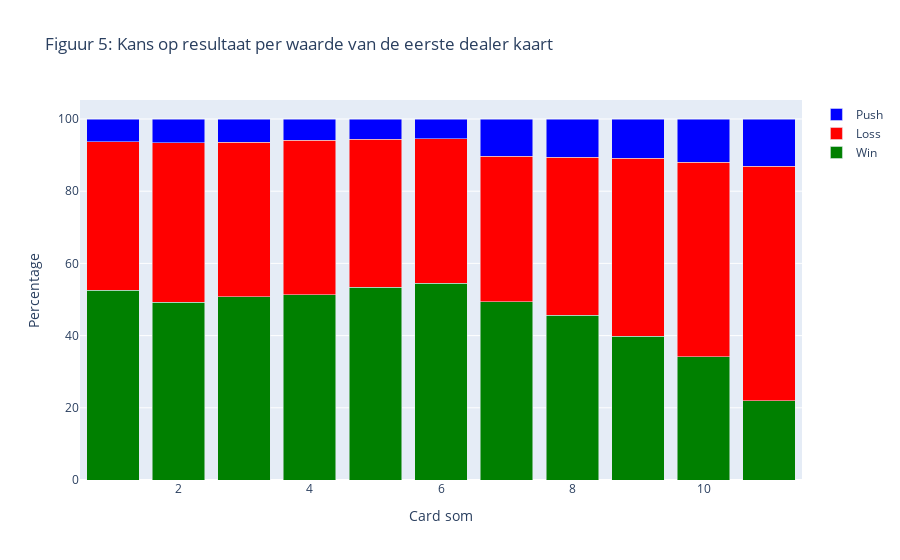

Write notebook code for a chart like this one.
### Markdown cell above
De keuze tussen wel en niet een kaart pakken is erg belangrijk in een potje Blackjack. In figuur 4 zien we wat de kans is dat de speler aan het einde van de hand bust per waarde van de eerste 2 kaarten. We zien terug dat deze waardes tussen 7 en 11 het kleinst zijn en daarvoor en daarna veel hoger, dit komt omdat spelers bij waardes onder de 17 vaak meer pakken omdat de kans dat de dealer meer dan 17 heeft vrij groot is. Vanaf 17 staat dat de kans op bust 0% is, dit is niet waar, maar omdat de spelers niet meer kaarten pakken als ze bij de eerste 2 kaarten 17 hebben komt dit nooit voor en staat er dus 0%. Uit dit figuur kunnen we afleiden dat geluk en strategie allebei een rol spelen. Voor strategie kunnen we zeggen dat het verstandig is om na 16 niet meer te pakken, de kans op busten zou nog groter zijn dan bij 16 en is dus erg slecht voor de speler. Voor geluk kan je zeggen dat als je eerste 2 kaarten slecht zijn, je er zelf niks meer aan kan doen en het dus om geluk gaat.

### Code cell
win_loss_percentage = df.groupby('dealcard1')['winloss'].value_counts(normalize=True).mul(100).rename('percentage').reset_index()

pivot_table = win_loss_percentage.pivot(index='dealcard1', columns='winloss', values='percentage')

fig = go.Figure()
fig.add_trace(go.Bar(x=pivot_table.index, y=pivot_table['Win'], name='Win', marker_color='green'))
fig.add_trace(go.Bar(x=pivot_table.index, y=pivot_table['Loss'], name='Loss', marker_color='red'))
fig.add_trace(go.Bar(x=pivot_table.index, y=pivot_table['Push'], name='Push', marker_color='blue'))

fig.update_layout(
    title='Figuur 5: Kans op resultaat per waarde van de eerste dealer kaart',
    xaxis_title='Card som',
    yaxis_title='Percentage',
    barmode='stack'
    
)

fig.show()

### Figure 1 — Plotly figure (JSON) as saved in the notebook; plotly's stock layout.template omitted (floating-point values rounded to 4 significant figures)
{"data": [{"marker": {"color": "green"}, "name": "Win", "type": "bar", "x": [1, 2, 3, 4, 5, 6, 7, 8, 9, 10, 11], "y": [52.51, 49.23, 50.74, 51.28, 53.45, 54.47, 49.39, 45.57, 39.89, 34.09, 21.97]}, {"marker": {"color": "red"}, "name": "Loss", "type": "bar", "x": [1, 2, 3, 4, 5, 6, 7, 8, 9, 10, 11], "y": [41.17, 44.19, 42.84, 42.77, 40.94, 40.06, 40.27, 43.89, 49.27, 53.92, 64.89]}, {"marker": {"color": "blue"}, "name": "Push", "type": "bar", "x": [1, 2, 3, 4, 5, 6, 7, 8, 9, 10, 11], "y": [6.318, 6.584, 6.422, 5.951, 5.611, 5.468, 10.34, 10.54, 10.85, 11.99, 13.14]}], "layout": {"barmode": "stack", "title": {"text": "Figuur 5: Kans op resultaat per waarde van de eerste dealer kaart"}, "xaxis": {"title": {"text": "Card som"}}, "yaxis": {"title": {"text": "Percentage"}}}}
